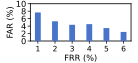

Write the Python code that produced this figure.
import os

import numpy as np
import matplotlib

matplotlib.use("TkAgg")
import matplotlib.pyplot as plt

# ===================== Data =====================
frr = ["1", "2", "3", "4", "5", "6"]
far = np.array([7.65, 5.29, 4.35, 4.53, 3.47, 2.43])

# ===================== Figure size =====================
cm_to_in = 1 / 2.54
fig_w = 3.5 * cm_to_in
fig_h = 1.6 * cm_to_in

# ===================== Global style =====================
plt.rcParams.update({
    "font.size": 6,
    "axes.labelsize": 6,
    "xtick.labelsize": 5.5,
    "ytick.labelsize": 6,
    "font.family": "sans-serif"
})

fig, ax = plt.subplots(figsize=(fig_w, fig_h))
fig.patch.set_facecolor("white")
ax.set_facecolor("white")

# ===================== Bar chart =====================
x = np.arange(len(frr))
bar_w = 0.34

ax.bar(
    x,
    far,
    width=bar_w,
    color="#4874CB",
    edgecolor="none",
    linewidth=0.3,
    zorder=3
)

# ===================== Axes =====================
ax.set_xticks(x)
ax.set_xticklabels(frr)

ax.set_xlabel("FRR (%)", labelpad=1)
ax.set_ylabel("FAR (%)", labelpad=1)

ax.set_ylim(0, 10)
ax.set_yticks([0, 2, 4, 6, 8, 10])

ax.tick_params(axis="both", pad=1, width=0.5, length=2)

# ===================== Spines =====================
for sp in ["left", "bottom", "top", "right"]:
    ax.spines[sp].set_visible(True)
    ax.spines[sp].set_linewidth(0.6)

# ===================== Layout =====================
plt.subplots_adjust(
    left=0.22,
    right=0.96,
    bottom=0.34,
    top=0.94
)

# ===================== Save =====================
out_name = os.path.splitext(os.path.basename(__file__))[0] + ".pdf"
out_path = os.path.join(os.path.dirname(__file__), out_name)
plt.savefig(out_path, format="pdf")
plt.show()
